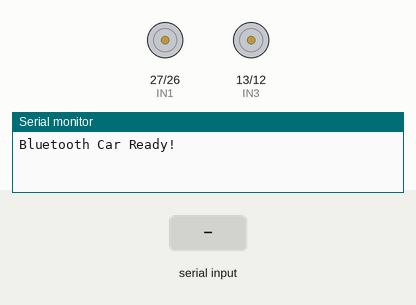
Simulated run of this sketch. Board: ESP32. Parts: motor-driver pin pairs drawn as motors (green arrow = first pin HIGH = forward, orange = second pin HIGH = backward, longer = more drive, scaled by the enable pin), the last lines printed to the serial monitor. The test bench sets the inputs (shaded band). Nothing arrives over Bluetooth unless stated.

Above: at 1.2 s.
1.3 s: "I" received over the second serial link
At 2.1 s:
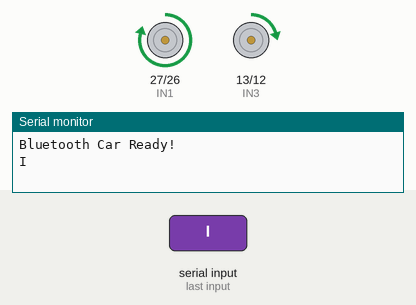
2.8 s: "G" received over the second serial link
At 3.2 s:
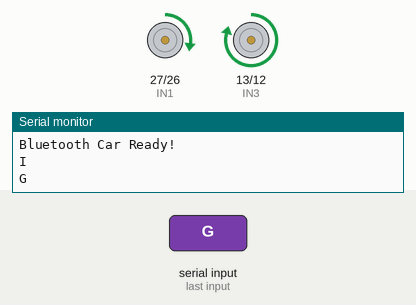
4.3 s: "J" received over the second serial link
At 5.5 s:
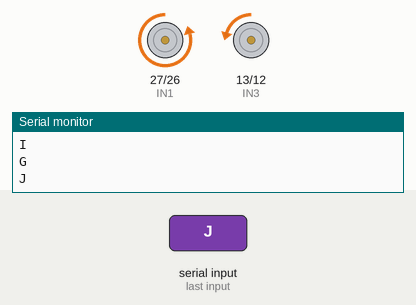
5.8 s: "H" received over the second serial link
At 6.7 s:
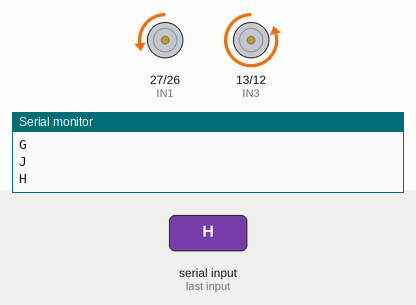
7.3 s: "F90\n" received over the second serial link
At 7.8 s:
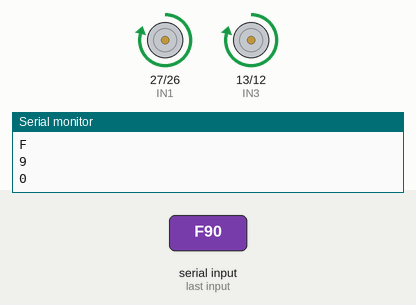
8.8 s: "F,45\n" received over the second serial link
At 10.2 s:
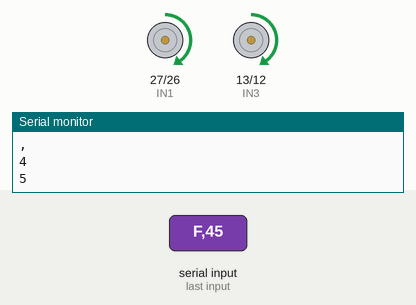
Timing chart, 0 to 11.3 s (numbered marks = the images above; inputs shaded):
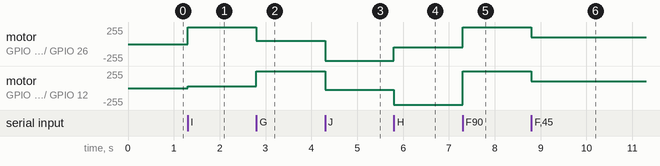

Measured:
- after the input at 1.3 s, motor on GPIO 27 (IN1) / GPIO 26 (IN2): stopped → forward 249/255 at once; motor on GPIO 13 (IN3) / GPIO 12 (IN4): stopped → forward 25/255 at once
- after the input at 2.8 s, motor on GPIO 27 (IN1) / GPIO 26 (IN2): forward 249/255 → forward 50/255 at once; motor on GPIO 13 (IN3) / GPIO 12 (IN4): forward 25/255 → forward 249/255 at once
- after the input at 4.3 s, motor on GPIO 27 (IN1) / GPIO 26 (IN2): forward 50/255 → backward 249/255 at once; motor on GPIO 13 (IN3) / GPIO 12 (IN4): forward 249/255 → backward 25/255 at once
- after the input at 5.8 s, motor on GPIO 27 (IN1) / GPIO 26 (IN2): backward 249/255 → backward 50/255 at once; motor on GPIO 13 (IN3) / GPIO 12 (IN4): backward 25/255 → backward 249/255 at once
- after the input at 7.3 s, motor on GPIO 27 (IN1) / GPIO 26 (IN2): backward 50/255 → forward 249/255 at once; motor on GPIO 13 (IN3) / GPIO 12 (IN4): backward 249/255 → forward 249/255 at once
- after the input at 8.8 s, motor on GPIO 27 (IN1) / GPIO 26 (IN2), motor on GPIO 13 (IN3) / GPIO 12 (IN4): forward 249/255 → forward 100/255 at once

The sketch:

final_code_2026_copy_20260306212939.ino
```cpp
//IMPORTANT
//Use ESP32 2.0.17 Version Board for Compiling and Uploading

#include <Arduino.h>
#include "BluetoothSerial.h"

BluetoothSerial SerialBT;

// === Pin Definitions ===
#define ENA 25 	 // Right motor PWM
#define IN1 27
#define IN2 26
#define IN3 13
#define IN4 12
#define ENB 32 	 // Left motor PWM

// === PWM Channels ===
#define CH_RIGHT 0
#define CH_LEFT 1

// === PWM Config ===
const int freq = 5000; 	 	// 5 kHz PWM
const int resolution = 8; 	// 8 bits: 0–255 duty cycle

// === Variables ===
int Speed = 250; 	 	 	// Default speed (0–255)
char btSignal;

// === Function Prototypes for new functions ===
void moveForwardLeft();
void moveForwardRight();
void moveBackwardLeft();
void moveBackwardRight();
void stopMotors(); // Prototype added for clarity if stopMotors was used before definition

void setup() {
	Serial.begin(115200);
	SerialBT.begin("Bheema"); 	// Bluetooth name

	// Motor direction pins
	pinMode(IN1, OUTPUT);
	pinMode(IN2, OUTPUT);
	pinMode(IN3, OUTPUT);
	pinMode(IN4, OUTPUT);

	// Setup PWM channels
	ledcSetup(CH_RIGHT, freq, resolution);
	ledcAttachPin(ENA, CH_RIGHT);

	ledcSetup(CH_LEFT, freq, resolution);
	ledcAttachPin(ENB, CH_LEFT);

	// Stop motors initially
	stopMotors();
	Serial.println("Bluetooth Car Ready!");
}

// -----------------------------------
// === Motor Control Functions (Existing) ===
// -----------------------------------
void moveForward() {
	digitalWrite(IN1, HIGH);
	digitalWrite(IN2, LOW);
	digitalWrite(IN3, HIGH);
	digitalWrite(IN4, LOW);
	ledcWrite(CH_RIGHT, Speed);
	ledcWrite(CH_LEFT, Speed);
}

void moveBackward() {
	digitalWrite(IN1, LOW);
	digitalWrite(IN2, HIGH);
	digitalWrite(IN3, LOW);
	digitalWrite(IN4, HIGH);
	ledcWrite(CH_RIGHT, Speed);
	ledcWrite(CH_LEFT, Speed);
}

void turnLeft() {
	// left motor backward, right motor forward (Spin Turn)
	digitalWrite(IN1, HIGH);
	digitalWrite(IN2, LOW);
	digitalWrite(IN3, LOW);
	digitalWrite(IN4, HIGH);
	ledcWrite(CH_RIGHT, Speed);
	ledcWrite(CH_LEFT, Speed);
}

void turnRight() {
	// right motor backward, left motor forward (Spin Turn)
	digitalWrite(IN1, LOW);
	digitalWrite(IN2, HIGH);
	digitalWrite(IN3, HIGH);
	digitalWrite(IN4, LOW);
	ledcWrite(CH_RIGHT, Speed);
	ledcWrite(CH_LEFT, Speed);
}

void stopMotors() {
	digitalWrite(IN1, LOW);
	digitalWrite(IN2, LOW);
	digitalWrite(IN3, LOW);
	digitalWrite(IN4, LOW);
	ledcWrite(CH_RIGHT, 0);
	ledcWrite(CH_LEFT, 0);
}

// -----------------------------------
// === New Diagonal Movement Functions ===
// -----------------------------------

/**
 * Moves forward-left by reducing speed on the left motor.
 * This makes the right side drive the car forward more strongly, causing a turn.
 */
void moveForwardLeft() {
	digitalWrite(IN1, HIGH); 	// Right Motor Forward
	digitalWrite(IN2, LOW);
	digitalWrite(IN3, HIGH); 	// Left Motor Forward
	digitalWrite(IN4, LOW);
	ledcWrite(CH_RIGHT, Speed);
	// Slow down the left wheel to make a smooth left turn while moving forward
	ledcWrite(CH_LEFT, Speed / 10); // Use a fractional speed (e.g., half)
}

/**
 * Moves forward-right by reducing speed on the right motor.
 * This makes the left side drive the car forward more strongly, causing a turn.
 */
void moveForwardRight() {
	digitalWrite(IN1, HIGH); 	// Right Motor Forward
	digitalWrite(IN2, LOW);
	digitalWrite(IN3, HIGH); 	// Left Motor Forward
	digitalWrite(IN4, LOW);
	// Slow down the right wheel to make a smooth right turn while moving forward
	ledcWrite(CH_RIGHT, Speed / 5); // Use a fractional speed (e.g., half)
	ledcWrite(CH_LEFT, Speed);
}

/**
 * Moves backward-left by reducing speed on the left motor while reversing.
 */
void moveBackwardLeft() {
	digitalWrite(IN1, LOW); 	// Right Motor Backward
	digitalWrite(IN2, HIGH);
	digitalWrite(IN3, LOW); 	// Left Motor Backward
	digitalWrite(IN4, HIGH);
	ledcWrite(CH_RIGHT, Speed);
	// Slow down the left wheel to make a smooth left turn while moving backward
	ledcWrite(CH_LEFT, Speed / 10); // Use a fractional speed (e.g., half)
}

/**
 * Moves backward-right by reducing speed on the right motor while reversing.
 */
void moveBackwardRight() {
	digitalWrite(IN1, LOW); 	// Right Motor Backward
	digitalWrite(IN2, HIGH);
	digitalWrite(IN3, LOW); 	// Left Motor Backward
	digitalWrite(IN4, HIGH);
	// Slow down the right wheel to make a smooth right turn while moving backward
	ledcWrite(CH_RIGHT, Speed / 5); // Use a fractional speed (e.g., half)
	ledcWrite(CH_LEFT, Speed);
}

// -----------------------------------
// === Main Loop ===
// -----------------------------------
void loop() {
  if (SerialBT.available()) {
    btSignal = SerialBT.read();
    Serial.println(btSignal);

    // Speed control
    if (btSignal >= '0' && btSignal <= '9') {
      Speed = map(btSignal - '0', 0, 9, 100, 255);
    }
    if (btSignal == 'q') Speed = 255;
		// Control logic based on the received character
		switch (btSignal) {
			case 'F': // Forward
				moveForward();
				break;
			case 'B': // Backward
				moveBackward();
				break;
			case 'L': // Spin Left
				turnLeft();
				break;
			case 'R': // Spin Right
				turnRight();
				break;
			case 'S': // Stop
				stopMotors();
				break;

			// --- New Diagonal Movements ---
			case 'I': // Forward Left (usually 'G' in common apps)
				moveForwardLeft();
				break;
			case 'G': // Forward Right (usually 'I' in common apps)
				moveForwardRight();
				break;
			case 'J': // Back Left (usually 'H' in common apps)
				moveBackwardLeft();
				break;
			case 'H': // Back Right (usually 'J' in common apps)
				moveBackwardRight();
				break;


			default:
				// Optionally, stop or do nothing for unrecognized commands
				// stopMotors();
				break;
		}
	}
	// Small delay to prevent excessive loop speed, although generally not strictly needed with simple switch logic
	// delay(10);
}
```
